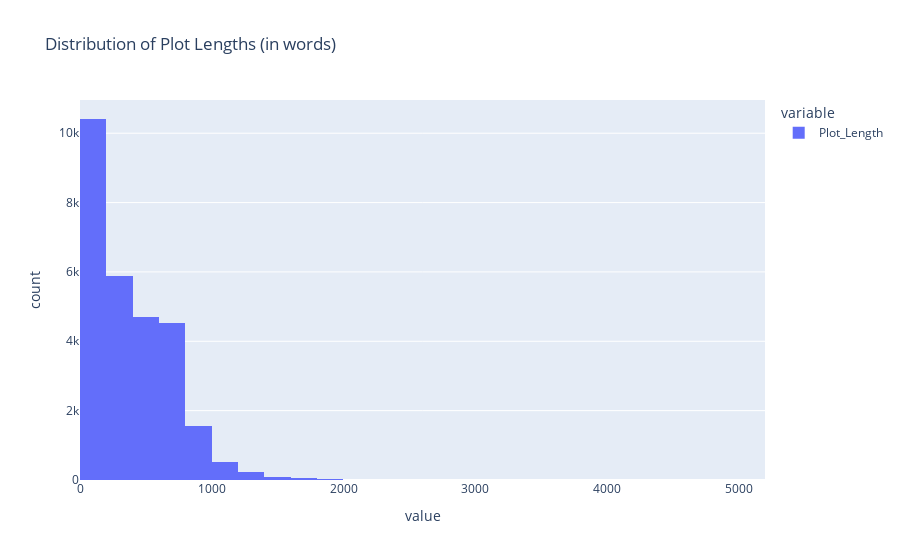

Notebook code cell kept with this figure:
### Code cell
px.histogram(df['Plot_Length'], nbins=50, title='Distribution of Plot Lengths (in words)').show()

### Figure 1 — Plotly figure (JSON) as saved in the notebook; plotly's stock layout.template omitted (floating-point values rounded to 4 significant figures; data arrays with more than 128 entries replaced by an {"elided": "..."} marker saying what was removed)
{"data": [{"bingroup": "x", "hovertemplate": "variable=Plot_Length<br>value=%{x}<br>count=%{y}<extra></extra>", "legendgroup": "Plot_Length", "marker": {"color": "#636efa", "pattern": {"shape": ""}}, "name": "Plot_Length", "nbinsx": 50, "orientation": "v", "showlegend": true, "type": "histogram", "x": {"elided": "28050 int values"}, "xaxis": "x", "yaxis": "y"}], "layout": {"barmode": "relative", "legend": {"title": {"text": "variable"}, "tracegroupgap": 0}, "title": {"text": "Distribution of Plot Lengths (in words)"}, "xaxis": {"anchor": "y", "domain": [0, 1], "title": {"text": "value"}}, "yaxis": {"anchor": "x", "domain": [0, 1], "title": {"text": "count"}}}}
